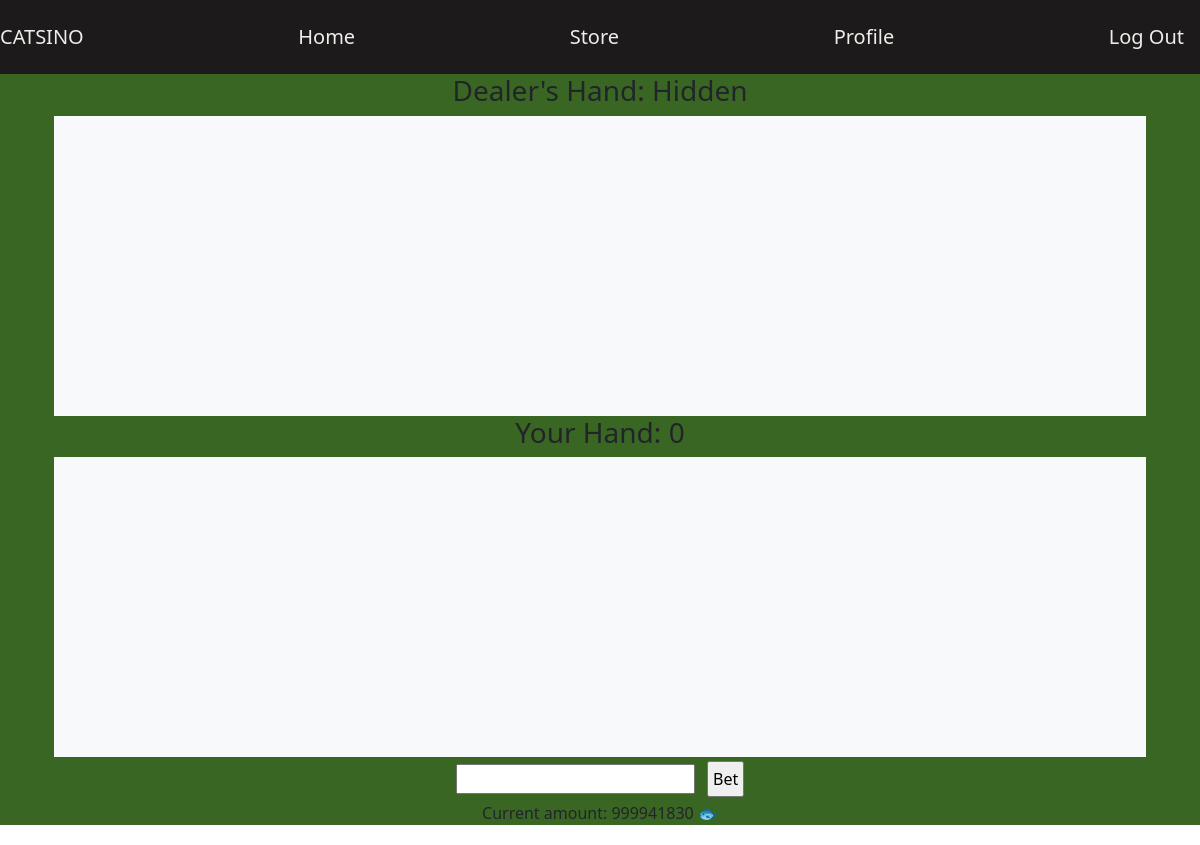
The app's page /blj (signed in), older data.
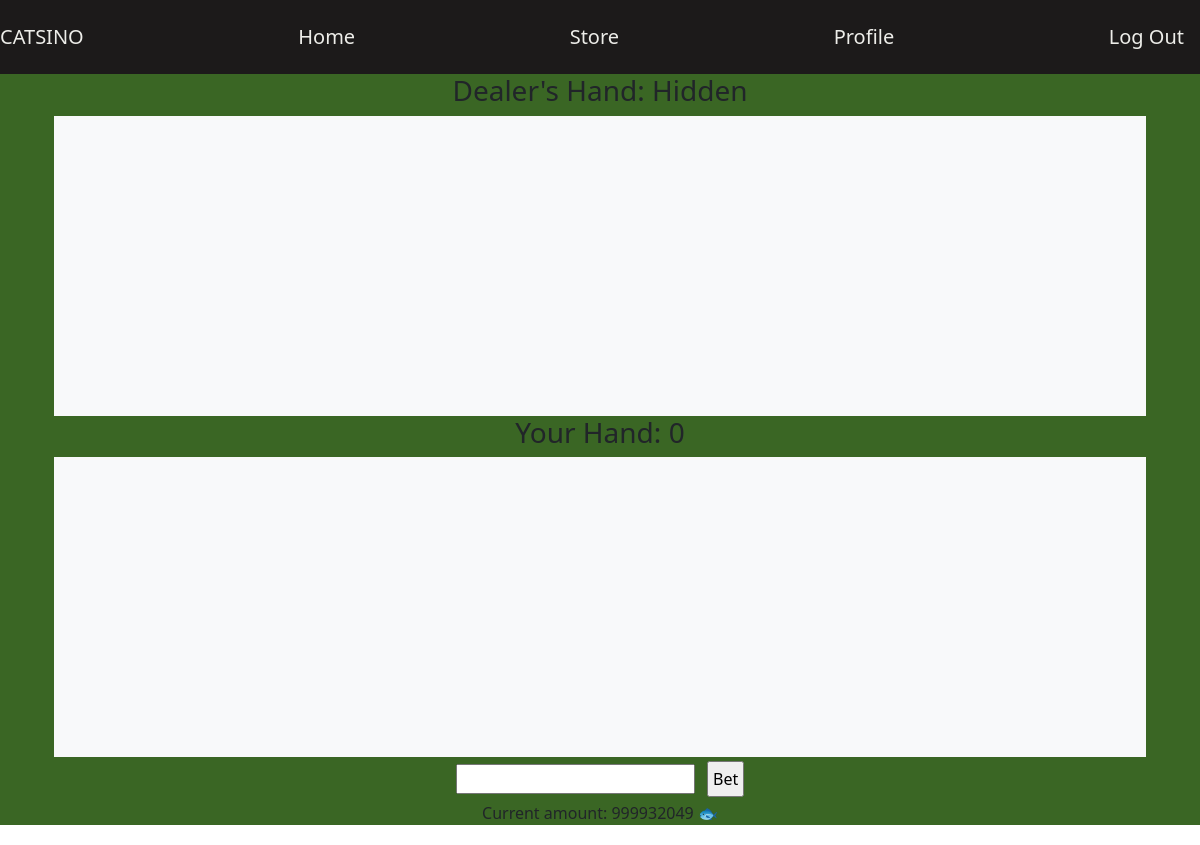
The same page, newer data.
### tables this page shows
CREATE TABLE user_base(username TEXT, password TEXT, pfp TEXT, path TEXT, inv TEXT, cash INTEGER, wins INTEGER);

### __init__.py (the view, shortened to what this page needs)
@app.route('/blj', methods=['GET', 'POST'])
def blj():
    db = sqlite3.connect(DB_FILE)
    c = db.cursor()
    query = f"SELECT cash FROM user_base WHERE rowid={session['u_rowid'][0]};"
    c.execute(query)
    cash = c.fetchall()[0][0]
    db.commit()
    db.close()
    return render_template('blj.html', dealButton="", won=cash)

### templates/blj.html (shortened to what this page needs)
<!DOCTYPE html>
<html>
  <head>
    <link rel='stylesheet' href='../static/css/blj.css'>
    <link href="https://cdn.jsdelivr.net/npm/bootstrap@5.3.8/dist/css/bootstrap.min.css" rel="stylesheet">
  </head>
  <body>
  <div class="navbar">
    <div class='nav'>
      <a href='/'> CATSINO </a>
    </div>
    <div class="nav">
      <a href='/'> Home </a>
    </div>
    <div class="nav">
      <a href="/store"> Store </a>
    </div>
    <div class="nav">
      <a href="/profile"> Profile </a>
    </div>
    <div class="nav">
      <a href="/logout"> Log Out </a>
    </div>
  </div>
<div style = "background-color:#3a6624">
  <div class="container text-center" style = "background-color:#3a6624">
    <div class = "container fluid">
      <div class = "col">
        <h3>Dealer's Hand: <span id="dealer-score">Hidden</span></h3>
        <div id="dealer-hand" class="hand-container d-flex justify-content-center align-items-center"></div>
      </div>
    </div>
    <div class = "container fluid">
      <div class = "col">
        <h3>Your Hand: <span id="player-score">0</span></h3>
        <div id="player-hand" class="hand-container d-flex justify-content-center align-items-center"></div>
      </div>
    </div>
    <div class = "container fluid">
      <div class = "col">
        <form method='POST' action="/blj">
          <input class='m-1' type="number" name="theBet" value="{{bet}}" required>
          <input type="submit" name="sub1" class="m-1 p-1" value="Bet">
        </form>
      </div>
    </div>
    <div class = "container fluid">
      <div class = "col">
        <p class="cost" > Current amount: <span id="balance">{{won}}</span> 🐟 </p>
      </div>
    </div>
  </div>
</div>
  </body>
</html>

Row changes from the older to the newer data that the page shows:
changed user_base: cash "999941830" → "999932049"
